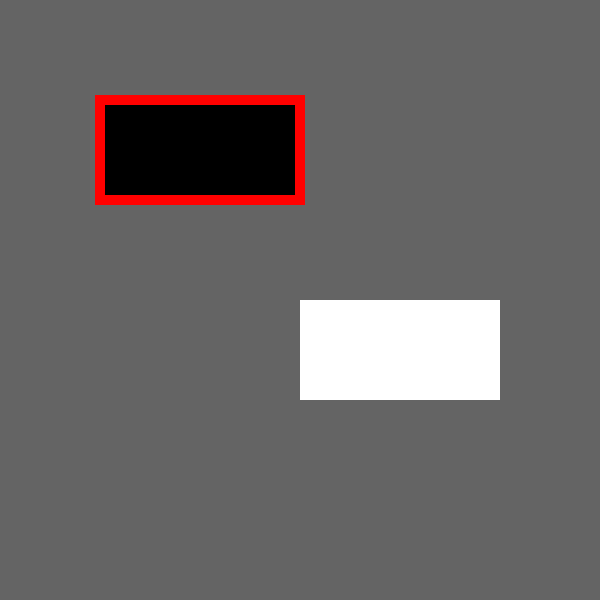
Frame 1 (no input)
Frame 60 (no input): identical to frame 1, image omitted
Frame 120 (the mouse pressed at the canvas centre since frame 60): identical to frame 1, image omitted

The p5.js sketch that drew this single still picture (run headless with seeded random() and noise() and a simulated clock; from frame 60 on, the mouse is pressed at the canvas centre):

// p5.js sketch
// ── sketch.js
var x,y,w,h;


function setup() {
  createCanvas(600,600);
  background(100);
  
  x = 100;
  y = 100;
  w = 200;
  h = 100;
  
  noStroke();
  fill(255);
  
  push(); // here in processing, is pushStyle(), in p5, push is for both position and style
  stroke(255,0,0);
  strokeWeight(10);
  fill(0);
  rect(x,y,w,h);
  pop();
  

  rect(x+200, y+200, w,h);
}

function draw() {
  
}
